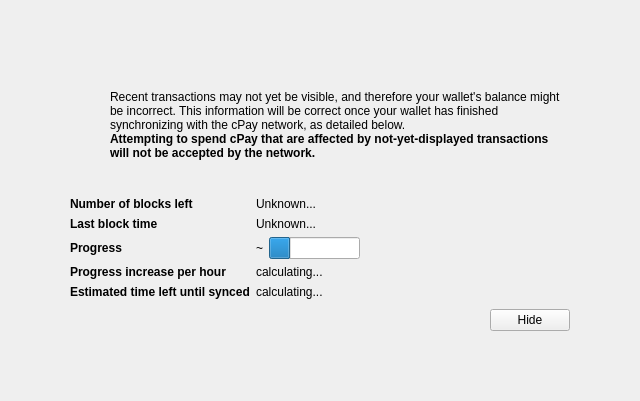
<?xml version="1.0" encoding="UTF-8"?>
<ui version="4.0">
 <class>ModalOverlay</class>
 <widget class="ModalOverlay" name="ModalOverlay">
  <property name="geometry">
   <rect>
    <x>0</x>
    <y>0</y>
    <width>640</width>
    <height>401</height>
   </rect>
  </property>
  <property name="windowTitle">
   <string>Form</string>
  </property>
  <layout class="QVBoxLayout" name="verticalLayout" stretch="0">
   <property name="sizeConstraint">
    <enum>QLayout::SetDefaultConstraint</enum>
   </property>
   <property name="leftMargin">
    <number>0</number>
   </property>
   <property name="topMargin">
    <number>0</number>
   </property>
   <property name="rightMargin">
    <number>0</number>
   </property>
   <property name="bottomMargin">
    <number>0</number>
   </property>
   <item>
    <widget class="QWidget" name="bgWidget" native="true">
     <property name="styleSheet">
      <string notr="true"/>
     </property>
     <layout class="QVBoxLayout" name="verticalLayoutMain" stretch="0">
      <property name="leftMargin">
       <number>60</number>
      </property>
      <property name="topMargin">
       <number>60</number>
      </property>
      <property name="rightMargin">
       <number>60</number>
      </property>
      <property name="bottomMargin">
       <number>60</number>
      </property>
      <item>
       <widget class="QWidget" name="contentWidget" native="true">
        <property name="styleSheet">
         <string notr="true"/>
        </property>
        <layout class="QVBoxLayout" name="verticalLayoutSub" stretch="1,0,0,0,0">
         <property name="spacing">
          <number>0</number>
         </property>
         <property name="leftMargin">
          <number>10</number>
         </property>
         <property name="topMargin">
          <number>10</number>
         </property>
         <property name="rightMargin">
          <number>10</number>
         </property>
         <property name="bottomMargin">
          <number>10</number>
         </property>
         <item>
          <layout class="QHBoxLayout" name="horizontalLayoutIconText" stretch="0,1">
           <property name="topMargin">
            <number>20</number>
           </property>
           <item>
            <layout class="QVBoxLayout" name="verticalLayoutIcon">
             <property name="leftMargin">
              <number>0</number>
             </property>
             <item>
              <widget class="QPushButton" name="warningIcon">
               <property name="enabled">
                <bool>false</bool>
               </property>
               <property name="text">
                <string/>
               </property>
               <property name="icon">
                <iconset>
                 <normaloff>:/icons/warning</normaloff>
                 <disabledoff>:/icons/warning</disabledoff>:/icons/warning</iconset>
               </property>
               <property name="iconSize">
                <size>
                 <width>48</width>
                 <height>48</height>
                </size>
               </property>
               <property name="flat">
                <bool>true</bool>
               </property>
              </widget>
             </item>
             <item>
              <spacer name="verticalSpacerWarningIcon">
               <property name="orientation">
                <enum>Qt::Vertical</enum>
               </property>
               <property name="sizeHint" stdset="0">
                <size>
                 <width>20</width>
                 <height>40</height>
                </size>
               </property>
              </spacer>
             </item>
            </layout>
           </item>
           <item>
            <layout class="QVBoxLayout" name="verticalLayoutInfoText">
             <property name="leftMargin">
              <number>0</number>
             </property>
             <property name="topMargin">
              <number>0</number>
             </property>
             <item>
              <widget class="QLabel" name="infoText">
               <property name="text">
                <string>Recent transactions may not yet be visible, and therefore your wallet's balance might be incorrect. This information will be correct once your wallet has finished synchronizing with the cPay network, as detailed below.</string>
               </property>
               <property name="textFormat">
                <enum>Qt::RichText</enum>
               </property>
               <property name="wordWrap">
                <bool>true</bool>
               </property>
              </widget>
             </item>
             <item>
              <widget class="QLabel" name="infoTextStrong">
               <property name="font">
                <font>
                 <weight>75</weight>
                 <bold>true</bold>
                </font>
               </property>
               <property name="text">
                <string>Attempting to spend cPay that are affected by not-yet-displayed transactions will not be accepted by the network.</string>
               </property>
               <property name="textFormat">
                <enum>Qt::RichText</enum>
               </property>
               <property name="wordWrap">
                <bool>true</bool>
               </property>
              </widget>
             </item>
             <item>
              <spacer name="verticalSpacerInTextSpace">
               <property name="orientation">
                <enum>Qt::Vertical</enum>
               </property>
               <property name="sizeHint" stdset="0">
                <size>
                 <width>20</width>
                 <height>40</height>
                </size>
               </property>
              </spacer>
             </item>
            </layout>
           </item>
          </layout>
         </item>
         <item>
          <spacer name="verticalSpacerAfterText">
           <property name="orientation">
            <enum>Qt::Vertical</enum>
           </property>
           <property name="sizeHint" stdset="0">
            <size>
             <width>20</width>
             <height>40</height>
            </size>
           </property>
          </spacer>
         </item>
         <item>
          <layout class="QFormLayout" name="formLayout">
           <property name="fieldGrowthPolicy">
            <enum>QFormLayout::FieldsStayAtSizeHint</enum>
           </property>
           <property name="horizontalSpacing">
            <number>6</number>
           </property>
           <property name="verticalSpacing">
            <number>6</number>
           </property>
           <property name="topMargin">
            <number>10</number>
           </property>
           <item row="0" column="0">
            <widget class="QLabel" name="labelNumberOfBlocksLeft">
             <property name="font">
              <font>
               <weight>75</weight>
               <bold>true</bold>
              </font>
             </property>
             <property name="text">
              <string>Number of blocks left</string>
             </property>
            </widget>
           </item>
           <item row="0" column="1">
            <widget class="QLabel" name="numberOfBlocksLeft">
             <property name="text">
              <string>Unknown...</string>
             </property>
            </widget>
           </item>
           <item row="1" column="0">
            <widget class="QLabel" name="labelLastBlockTime">
             <property name="font">
              <font>
               <weight>75</weight>
               <bold>true</bold>
              </font>
             </property>
             <property name="text">
              <string>Last block time</string>
             </property>
            </widget>
           </item>
           <item row="1" column="1">
            <widget class="QLabel" name="newestBlockDate">
             <property name="sizePolicy">
              <sizepolicy hsizetype="Maximum" vsizetype="Preferred">
               <horstretch>0</horstretch>
               <verstretch>0</verstretch>
              </sizepolicy>
             </property>
             <property name="text">
              <string>Unknown...</string>
             </property>
            </widget>
           </item>
           <item row="2" column="0">
            <widget class="QLabel" name="labelSyncDone">
             <property name="font">
              <font>
               <weight>75</weight>
               <bold>true</bold>
              </font>
             </property>
             <property name="text">
              <string>Progress</string>
             </property>
            </widget>
           </item>
           <item row="2" column="1">
            <layout class="QHBoxLayout" name="horizontalLayoutSync" stretch="0,1">
             <item>
              <widget class="QLabel" name="percentageProgress">
               <property name="text">
                <string>~</string>
               </property>
              </widget>
             </item>
             <item>
              <widget class="QProgressBar" name="progressBar">
               <property name="value">
                <number>24</number>
               </property>
               <property name="format">
                <string/>
               </property>
              </widget>
             </item>
            </layout>
           </item>
           <item row="4" column="0">
            <widget class="QLabel" name="labelProgressIncrease">
             <property name="font">
              <font>
               <weight>75</weight>
               <bold>true</bold>
              </font>
             </property>
             <property name="text">
              <string>Progress increase per hour</string>
             </property>
            </widget>
           </item>
           <item row="4" column="1">
            <widget class="QLabel" name="progressIncreasePerH">
             <property name="text">
              <string>calculating...</string>
             </property>
            </widget>
           </item>
           <item row="5" column="0">
            <widget class="QLabel" name="labelEstimatedTimeLeft">
             <property name="font">
              <font>
               <weight>75</weight>
               <bold>true</bold>
              </font>
             </property>
             <property name="text">
              <string>Estimated time left until synced</string>
             </property>
            </widget>
           </item>
           <item row="5" column="1">
            <widget class="QLabel" name="expectedTimeLeft">
             <property name="text">
              <string>calculating...</string>
             </property>
            </widget>
           </item>
          </layout>
         </item>
         <item>
          <layout class="QHBoxLayout" name="horizontalLayoutButtons">
           <property name="leftMargin">
            <number>10</number>
           </property>
           <property name="topMargin">
            <number>10</number>
           </property>
           <item>
            <spacer name="horizontalSpacer">
             <property name="orientation">
              <enum>Qt::Horizontal</enum>
             </property>
             <property name="sizeHint" stdset="0">
              <size>
               <width>40</width>
               <height>20</height>
              </size>
             </property>
            </spacer>
           </item>
           <item>
            <widget class="QPushButton" name="closeButton">
             <property name="text">
              <string>Hide</string>
             </property>
            </widget>
           </item>
          </layout>
         </item>
         <item>
          <layout class="QVBoxLayout" name="verticalLayout_2">
           <item>
            <spacer name="verticalSpacer">
             <property name="orientation">
              <enum>Qt::Vertical</enum>
             </property>
             <property name="sizeHint" stdset="0">
              <size>
               <width>20</width>
               <height>40</height>
              </size>
             </property>
            </spacer>
           </item>
          </layout>
         </item>
        </layout>
       </widget>
      </item>
     </layout>
    </widget>
   </item>
  </layout>
 </widget>
 <customwidgets>
  <customwidget>
   <class>ModalOverlay</class>
   <extends>QWidget</extends>
   <header>modaloverlay.h</header>
   <container>1</container>
  </customwidget>
 </customwidgets>
 <resources/>
 <connections/>
</ui>
